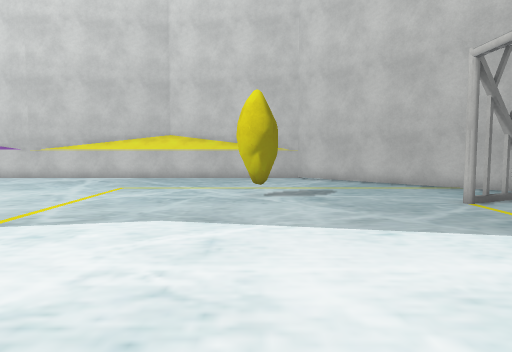
View 1 (above)

18 first-person views from a walk through a scene from a Unity 3-D project. The camera is 1.4 m above the floor, tilts 4° down and sees 70° across. The floor is counted in squares, 1 m on a side. Each view is taken from the middle of a square. On the plan, view 1 faces up. The plan holds only what a view shows up to about 16 squares ahead; the rest is blank. The place goes on beyond the plan. The player character is not drawn. Some surface patterns are stand-ins.

View 2
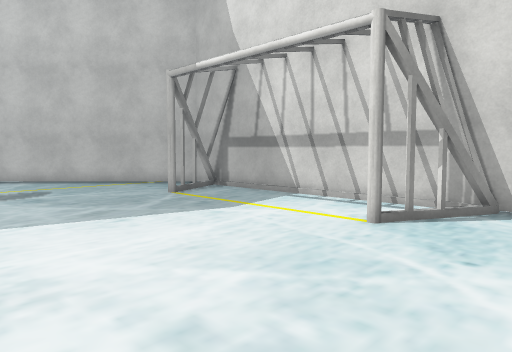

View 3
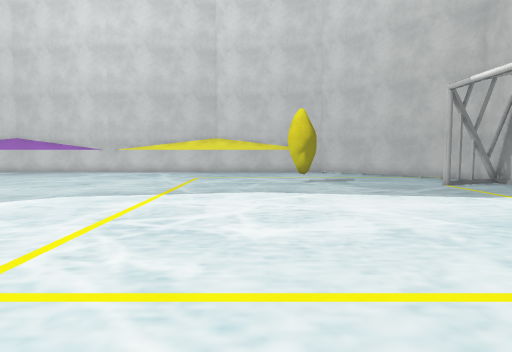

View 4
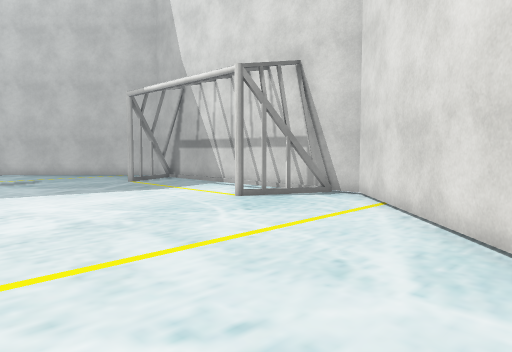

View 5
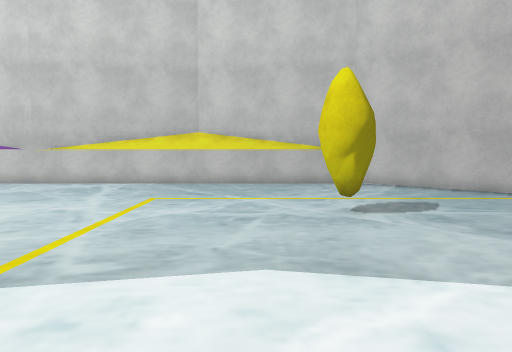

View 6
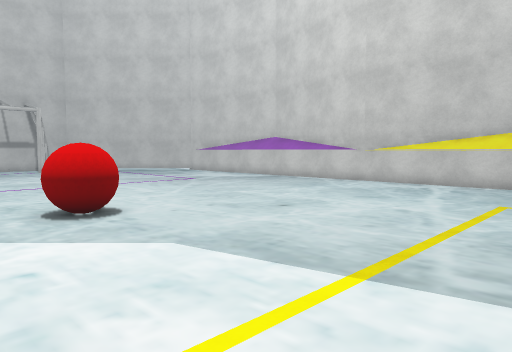

View 7
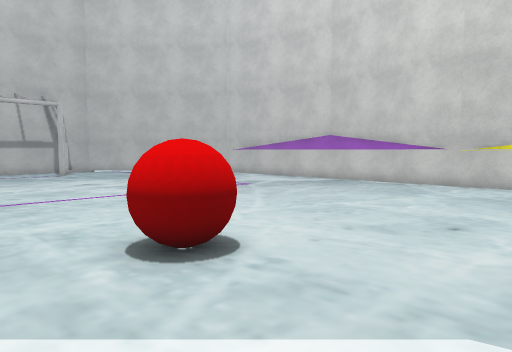

View 8
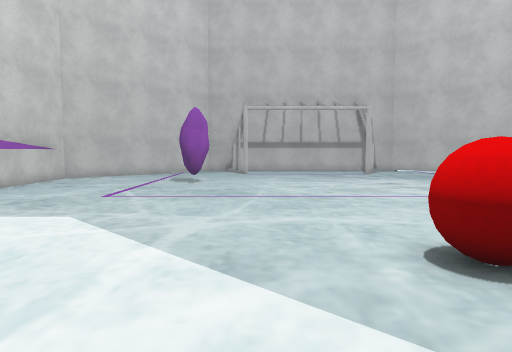

View 9
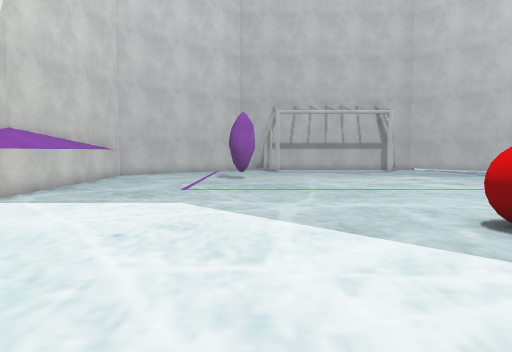

View 10
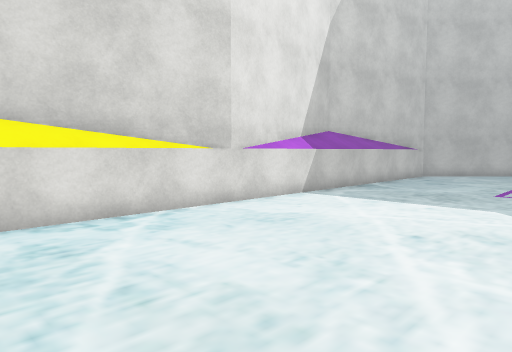

View 11
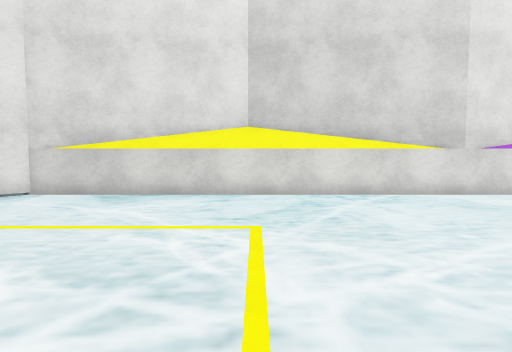

View 12
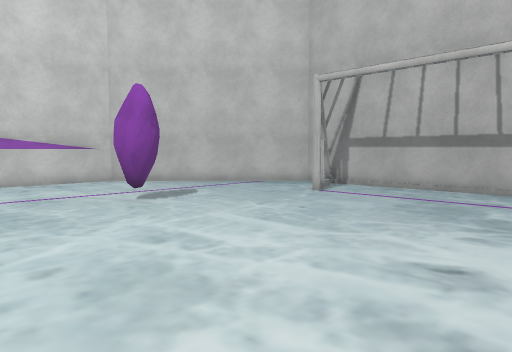

View 13
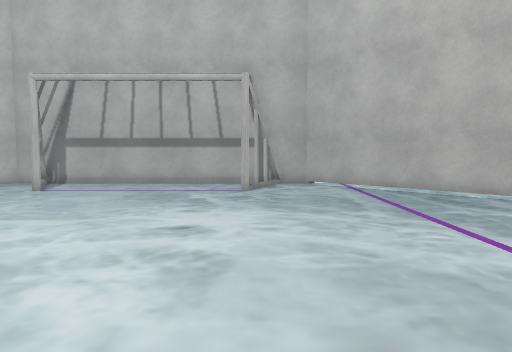

View 14
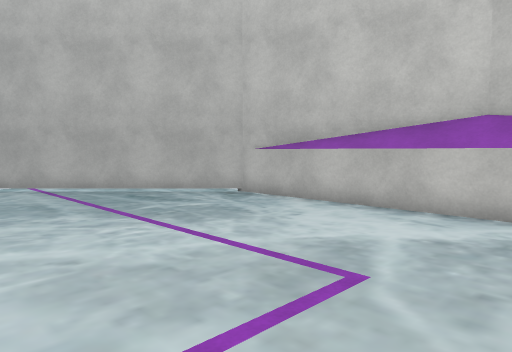

View 15
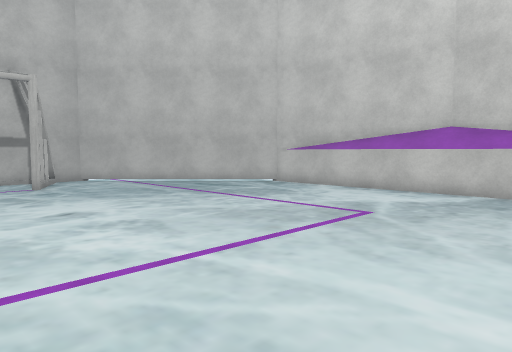

View 16
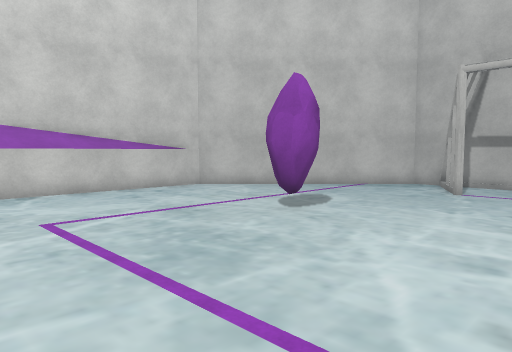

View 17
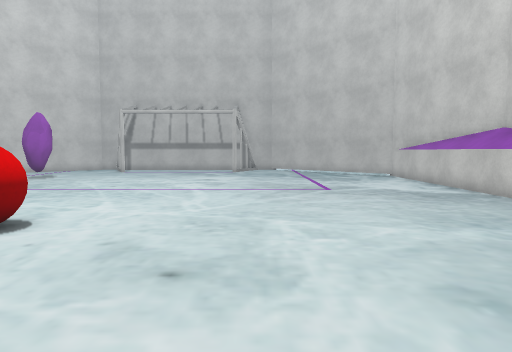

View 18
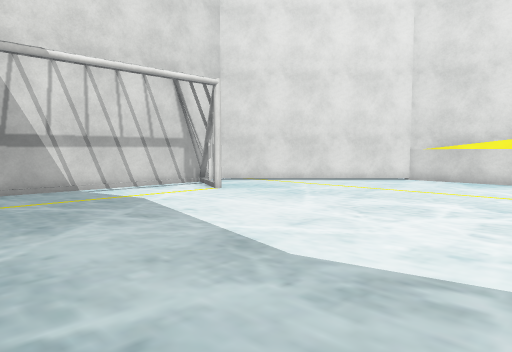

### Floor plan
Points are (right, up) in squares from view 1. A wall is a line through its corners. A room is listed if a view was taken in it or the views show most of it. See-through windows are left out.
Room 1 (views 1, 2, 3, 4, 5, 6, 7, 8, 9, 10, 11, 12, 13, 14, 15, 16, 17, 18)
walls: (-22.5, 0.8) (-22.4, 0.4); (-22.8, 0.7) (-22.6, 0.2); (-23, 1) (-22.7, 0.9) (-22.4, 0.3) (-22.7, -0.1); (-23.1, 0.9) (-22.6, 0.7); (0, 10.7) (-0.5, 11); (-15.6, 18.5) (-25.1, 18.5) (-31.5, 12.1) (-31.5, -0.1) (-28.4, -3.2); (-13.7, -7) (-11.6, -6.5) (-9.1, -7); (0.4, 10.8) (-0.2, 10.6) (-0.6, 11.4); (-9, 19) (-11.4, 18.5) (-13.6, 19); (0.7, 11.3) (0.3, 10.7) (-0.3, 11.1); (-22.6, 19) (-25.1, 18.5); (-0.3, -7) (2.1, -6.5) (8.5, -0.1) (8.5, 12.1) (2.4, 18.3); (0.8, 18.8) (0, 19); (-25.1, -6.5) (2.2, -6.5); (1.1, 18.5) (-14.2, 18.5); (-27.4, -4.3) (-25.1, -6.5) (-22.6, -7); (-30, 1.6) (-31.3, 1); (-31, 1.6) (-30.8, 1.1); (-31.3, 1.2) (-30.1, 1.8); (-31.3, 11) (-30, 10.4); (7.8, 1.1) (8.1, 1.6); (8, 10.4) (7.8, 10.9); (8.4, 10.9) (7, 10.3); (8.5, 0.9) (6.9, 1.7)
objects: white cylinder (-29, 2); white cylinder (-29, 10); ball (-12, 5) to (-11, 7); white cylinder (6, 2); white cylinder (6, 10)

Positions as (right, up) in squares from view 1, and headings:
1: (0, 0), facing up
2: (-1, -1), facing up-right
3: (-2, -5), facing up
4: (-2, -6), facing up-right
5: (-2, 3), facing up
6: (-3, 3), facing up-left
7: (-7, 3), facing up-left
8: (-7, 3), facing left
9: (-5, 1), facing left
10: (-5, 1), facing down-left
11: (-5, 5), facing down
12: (-18, 10), facing down-left
13: (-16, 10), facing left
14: (-16, 10), facing up-left
15: (-14, 6), facing up-left
16: (-16, 6), facing down-left
17: (-5, 11), facing left
18: (-5, 11), facing down-right
